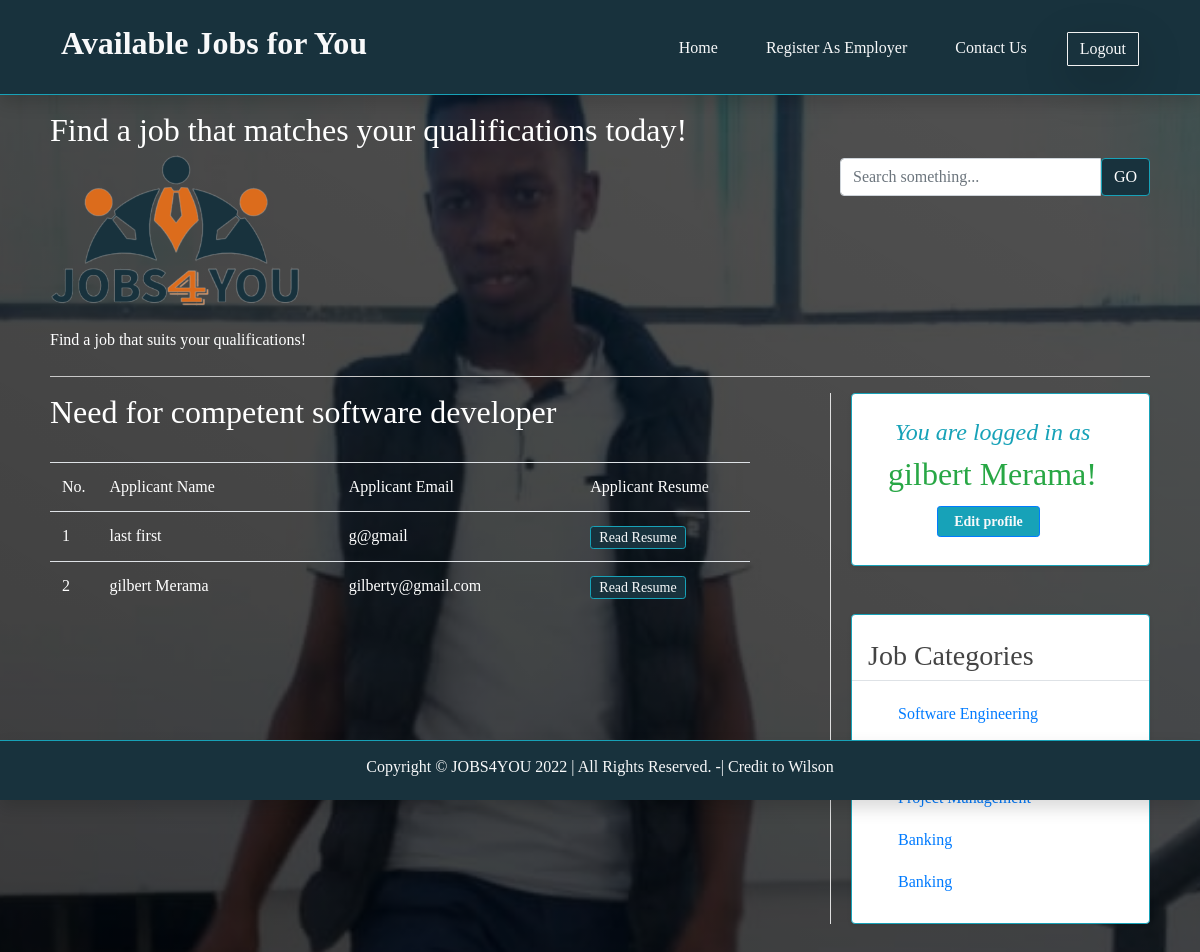
Screenshot of /show.php?id=21&nm=Need for competent software developer (signed in) with the database file from the repository.
### tables this page shows
CREATE TABLE `employees` (
  `ee_id` int(4) NOT NULL,
  `ee_fnm` varchar(30) NOT NULL,
  `ee_lnm` varchar(30) NOT NULL,
  `ee_pwd` varchar(10) NOT NULL,
  `ee_email` varchar(30) NOT NULL,
  `ee_addr` varchar(300) NOT NULL,
  `ee_phno` varchar(10) NOT NULL,
  `ee_current_location` varchar(20) NOT NULL,
  `ee_qualification` varchar(30) NOT NULL,
  `ee_resume` longtext NOT NULL
);

CREATE TABLE `categories` (
  `cat_id` int(4) NOT NULL,
  `cat_nm` varchar(30) NOT NULL
);

### show.php (the view, shortened to what this page needs)
<?php session_start();
$link = mysqli_connect("localhost", "root", "", "jobs4you") or die("cant connect");
$q = "select * from employees where ee_id in(select a_uid from applicants where a_jid=" . $_GET['id'] . " )";
$res = $link->query($q) or die("wrong query");
include("includes/header.inc.php");
?>
<div id="header-wrapper">
	<div id="header">
		<div id="menu">
			<?php
			include("includes/menu.inc.php");
			?>
		</div>
		<div id="search">
			<?php
			include("search.inc.php");
			?>
		</div>
	</div>
</div>
<div id="logo">
	<?php
	include("includes/logo.inc.php");
	?>
</div>
<div id="wrapper">
	<div id="page">
		<div id="page-bgtop">
			<hr />
			<div id="content">
				<div class="post">
					<h2 class="title"><?php echo $_GET['nm']; ?></h2>
					<p class="meta"></p>
					<div class="entry">
						<table class="table" width="100%">
							<tr>
								<b>
									<td width="5%">No.
									<td width="35%">Applicant Name
									<td width="35%">Applicant Email
									<td width="25%">Applicant Resume
								</b>
							</tr>
							<?php
							$count = 1;
							while ($row = mysqli_fetch_array($res)) {
								echo '<tr> <td width="5%">' . $count . '
								<td width="35%">' . $row['ee_fnm'] . ' ' . $row['ee_lnm'] . '
								<td width="35%">' . $row['ee_email'] . '
								<td width="25%"><a class="btn btn-sm px-2 py-0 text-light btn-info" href="' . $row['ee_resume'] . '">Read Resume</a>
								';
								$count++;
							}
							?>
						</table>
					</div>
				</div>
			</div>
			<div id="sidebar">
				<?php
				include("includes/sidebar.inc.php");
				?>
			</div>
			<div style="clear: both;">&nbsp;</div>
		</div>
	</div>
</div>
<div id="footer-bgcontent">
	<div id="footer">
		<?php
		include("includes/footer.inc.php");
		?>

### includes/sidebar.inc.php (shortened to what this page needs)
<div class="card shadow-sm pr-3 py-4">
	<?php
	if (isset($_SESSION['status'])) {
		echo '<h4 class="title text-info text-center"><i>You are logged in as</h4></i>';
		echo '<h2 class="title text-success text-center">' . $_SESSION['fnm'] . ' ' . $_SESSION['lnm'] . '!</h2>';
		if (isset($_SESSION['employee'])) {
			echo '<div class="col-6 mx-auto">
		         <a href="#editEmployeeProfile" data-toggle="modal" data-target="#editEmployeeProfile" class="btn btn-sm rounded-sm bg-info font-weight-bold text-light border-primary btn-log py-1 px-3 my-1">Edit profile</a></div>';
		} elseif (isset($_SESSION['employer'])) {
			echo '<div class="col-6 mx-auto">
		         <a href="#editEmployerProfile" data-toggle="modal" data-target="#editEmployerProfile" class="btn btn-sm rounded-sm bg-info font-weight-bold text-light border-primary btn-log py-1 px-3 my-1">Edit profile</a></div>';
		}
	}
	?>
</div>
<?php
if (isset($_SESSION['employee'])) {
	echo '<div class="card shadow-sm mt-5 py-4">
	<h3 class="px-3 border-bottom pb-2">Job Categories </h3>
	<ul class="pl-3">';
	$link = mysqli_connect("localhost", "root", "", "jobs4you") or die("can not connect");
	$q = "select * from categories";
	$res = $link->query($q) or die("can't connect");
	while ($row = mysqli_fetch_assoc($res)) {
		echo '<li class="mb-2 pt-3"><a href="jobs_by_category.php?cat=' . $row['cat_nm'] . '">' . $row['cat_nm'] . '</a></li>';
	}
	echo '
</ul>
</div>';
} else {
	return 0;
}
?>

### style.css (style rules this page uses)
body { margin: 0px; padding: 0; background: linear-gradient(30deg, rgb(0,0,0,.76), rgba(0, 0, 0, 0.678)), url("images/wilson.jpg"); background-position-x: 50%; background-position-y: 30%; background-repeat: no-repeat; background-attachment: fixed; background-size: cover; font-family: "Alegreya"!important; font-size: 12px; color: #0e4456; }
td { color: #fff; }
.btn-info { background-color: #18323d !important; }
.card { border: 1px solid #17a2b8 !important; }
hr { background-color: #dfdfdf !important; height: 1px; }
h1, h2, h3 { color: #444; }
a { color: #0e4456; }
#wrapper { margin: 0px; padding: 30px 0px 0px 0px; }
#header-wrapper { margin: 0px; padding: 0px; }
#header { width: 1100px; height: 60px; margin: 0 auto; }
#search { float: right; width: 310px; }
#page { width: 1100px; margin: 0 auto; padding: 0px; }
#logo { width: 1100px; height: 175px; margin: 0 auto; }
#content { float: left; width: 700px; }
.post { margin-bottom: 45px; }
.post .title { height: 30px; color: #fff; }
.post .meta { margin-left: 2px; padding: 15px 0px 0px; color: #333; font-style: italic; text-transform: lowercase; }
#sidebar { float: right; width: 320px; font-size: 12px; padding-left: 20px; margin-top: 0px; border-left: 1px solid #dfdfdf; position: relative !important; }
#page { position: relative !important; margin-bottom: 30px; }
#sidebar ul { margin: 0px 0px 0px 30px; padding: 0; list-style: none; line-height: normal; }
#sidebar ul li { font-size: 16px; font-weight: 300; }
::marker { color:#fff; }
#footer { padding: 20px 0; text-align: center; position: fixed; top: 90vh; bottom: 0vh; right: 0; left: 0; }

### includes/header.inc.php (style rules this page uses)
.btn-log { border: 1px solid #f2f2f2; border-radius: 1px; }

### rows the page displays
employees: ee_fnm "last", ee_lnm "first", ee_email "g@gmail"
employees: ee_fnm "gilbert", ee_lnm "Merama", ee_email "gilberty@gmail.com"
categories: cat_nm "Software Engineering"
categories: cat_nm "Banking"
categories: cat_nm "Banking"

### other values shown
$_GET['nm'] "Need for competent software developer"
$_SESSION['fnm'] "gilbert"
$_SESSION['lnm'] "Merama"
